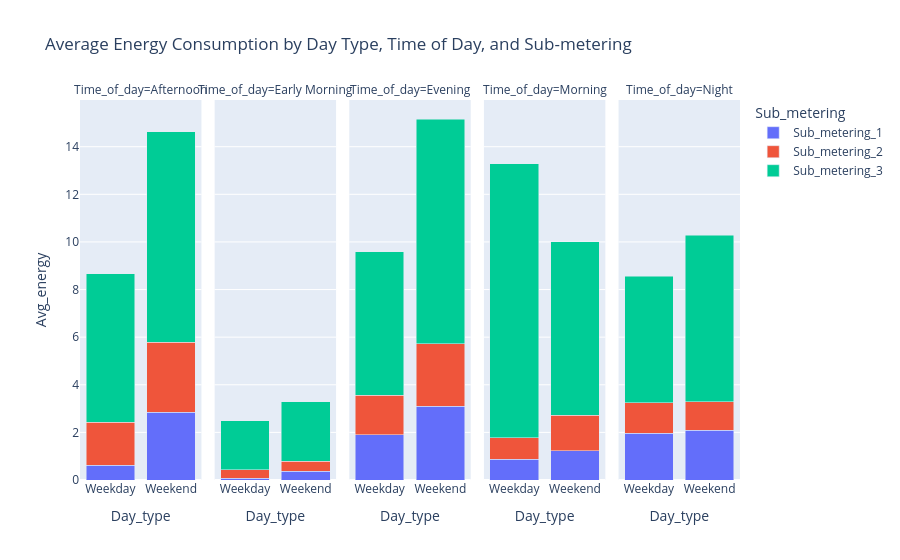

Source (notebook cell):
### Markdown cell above
Insights

Weekdays
1. Energy consumption is highest in the Evening.
2. Morning and Night also show moderate usage, while Afternoon and Early Morning are relatively low.
3. This suggests people are most active at home in the Evening after work, leading to more appliance use.

Weekends
1. Again, Evenings record the highest consumption, even higher than weekday evenings.
2. Night usage is also higher on weekends compared to weekdays — possibly due to late-night activities.
3. Afternoons are moderate, while Early Mornings remain the lowest.

### Code cell
agg_df_2 = df.groupby(['Day_type', 'Time_of_day'], as_index=False)[
    ['Sub_metering_1', 'Sub_metering_2', 'Sub_metering_3']
].mean()

sub_df = agg_df_2.melt(
    id_vars=['Day_type', 'Time_of_day'],
    value_vars=['Sub_metering_1', 'Sub_metering_2', 'Sub_metering_3'],
    var_name='Sub_metering',
    value_name='Avg_energy'
)

fig = px.bar(
    sub_df,
    x='Day_type',
    y='Avg_energy',
    color='Sub_metering',
    facet_col='Time_of_day',
    barmode='stack',
    title='Average Energy Consumption by Day Type, Time of Day, and Sub-metering'
)
fig.show()

### Figure 1 — Plotly figure (JSON) as saved in the notebook; plotly's stock layout.template omitted (floating-point values rounded to 4 significant figures)
{"data": [{"hovertemplate": "Sub_metering=Sub_metering_1<br>Time_of_day=Afternoon<br>Day_type=%{x}<br>Avg_energy=%{y}<extra></extra>", "legendgroup": "Sub_metering_1", "marker": {"color": "#636efa", "pattern": {"shape": ""}}, "name": "Sub_metering_1", "orientation": "v", "showlegend": true, "textposition": "auto", "type": "bar", "x": ["Weekday", "Weekend"], "xaxis": "x", "y": [0.6163, 2.846], "yaxis": "y"}, {"hovertemplate": "Sub_metering=Sub_metering_1<br>Time_of_day=Early Morning<br>Day_type=%{x}<br>Avg_energy=%{y}<extra></extra>", "legendgroup": "Sub_metering_1", "marker": {"color": "#636efa", "pattern": {"shape": ""}}, "name": "Sub_metering_1", "orientation": "v", "showlegend": false, "textposition": "auto", "type": "bar", "x": ["Weekday", "Weekend"], "xaxis": "x2", "y": [0.06984, 0.3594], "yaxis": "y2"}, {"hovertemplate": "Sub_metering=Sub_metering_1<br>Time_of_day=Evening<br>Day_type=%{x}<br>Avg_energy=%{y}<extra></extra>", "legendgroup": "Sub_metering_1", "marker": {"color": "#636efa", "pattern": {"shape": ""}}, "name": "Sub_metering_1", "orientation": "v", "showlegend": false, "textposition": "auto", "type": "bar", "x": ["Weekday", "Weekend"], "xaxis": "x3", "y": [1.893, 3.104], "yaxis": "y3"}, {"hovertemplate": "Sub_metering=Sub_metering_1<br>Time_of_day=Morning<br>Day_type=%{x}<br>Avg_energy=%{y}<extra></extra>", "legendgroup": "Sub_metering_1", "marker": {"color": "#636efa", "pattern": {"shape": ""}}, "name": "Sub_metering_1", "orientation": "v", "showlegend": false, "textposition": "auto", "type": "bar", "x": ["Weekday", "Weekend"], "xaxis": "x4", "y": [0.8652, 1.238], "yaxis": "y4"}, {"hovertemplate": "Sub_metering=Sub_metering_1<br>Time_of_day=Night<br>Day_type=%{x}<br>Avg_energy=%{y}<extra></extra>", "legendgroup": "Sub_metering_1", "marker": {"color": "#636efa", "pattern": {"shape": ""}}, "name": "Sub_metering_1", "orientation": "v", "showlegend": false, "textposition": "auto", "type": "bar", "x": ["Weekday", "Weekend"], "xaxis": "x5", "y": [1.963, 2.098], "yaxis": "y5"}, {"hovertemplate": "Sub_metering=Sub_metering_2<br>Time_of_day=Afternoon<br>Day_type=%{x}<br>Avg_energy=%{y}<extra></extra>", "legendgroup": "Sub_metering_2", "marker": {"color": "#EF553B", "pattern": {"shape": ""}}, "name": "Sub_metering_2", "orientation": "v", "showlegend": true, "textposition": "auto", "type": "bar", "x": ["Weekday", "Weekend"], "xaxis": "x", "y": [1.815, 2.942], "yaxis": "y"}, {"hovertemplate": "Sub_metering=Sub_metering_2<br>Time_of_day=Early Morning<br>Day_type=%{x}<br>Avg_energy=%{y}<extra></extra>", "legendgroup": "Sub_metering_2", "marker": {"color": "#EF553B", "pattern": {"shape": ""}}, "name": "Sub_metering_2", "orientation": "v", "showlegend": false, "textposition": "auto", "type": "bar", "x": ["Weekday", "Weekend"], "xaxis": "x2", "y": [0.3625, 0.4383], "yaxis": "y2"}, {"hovertemplate": "Sub_metering=Sub_metering_2<br>Time_of_day=Evening<br>Day_type=%{x}<br>Avg_energy=%{y}<extra></extra>", "legendgroup": "Sub_metering_2", "marker": {"color": "#EF553B", "pattern": {"shape": ""}}, "name": "Sub_metering_2", "orientation": "v", "showlegend": false, "textposition": "auto", "type": "bar", "x": ["Weekday", "Weekend"], "xaxis": "x3", "y": [1.667, 2.628], "yaxis": "y3"}, {"hovertemplate": "Sub_metering=Sub_metering_2<br>Time_of_day=Morning<br>Day_type=%{x}<br>Avg_energy=%{y}<extra></extra>", "legendgroup": "Sub_metering_2", "marker": {"color": "#EF553B", "pattern": {"shape": ""}}, "name": "Sub_metering_2", "orientation": "v", "showlegend": false, "textposition": "auto", "type": "bar", "x": ["Weekday", "Weekend"], "xaxis": "x4", "y": [0.9167, 1.488], "yaxis": "y4"}, {"hovertemplate": "Sub_metering=Sub_metering_2<br>Time_of_day=Night<br>Day_type=%{x}<br>Avg_energy=%{y}<extra></extra>", "legendgroup": "Sub_metering_2", "marker": {"color": "#EF553B", "pattern": {"shape": ""}}, "name": "Sub_metering_2", "orientation": "v", "showlegend": false, "textposition": "auto", "type": "bar", "x": ["Weekday", "Weekend"], "xaxis": "x5", "y": [1.284, 1.195], "yaxis": "y5"}, {"hovertemplate": "Sub_metering=Sub_metering_3<br>Time_of_day=Afternoon<br>Day_type=%{x}<br>Avg_energy=%{y}<extra></extra>", "legendgroup": "Sub_metering_3", "marker": {"color": "#00cc96", "pattern": {"shape": ""}}, "name": "Sub_metering_3", "orientation": "v", "showlegend": true, "textposition": "auto", "type": "bar", "x": ["Weekday", "Weekend"], "xaxis": "x", "y": [6.238, 8.845], "yaxis": "y"}, {"hovertemplate": "Sub_metering=Sub_metering_3<br>Time_of_day=Early Morning<br>Day_type=%{x}<br>Avg_energy=%{y}<extra></extra>", "legendgroup": "Sub_metering_3", "marker": {"color": "#00cc96", "pattern": {"shape": ""}}, "name": "Sub_metering_3", "orientation": "v", "showlegend": false, "textposition": "auto", "type": "bar", "x": ["Weekday", "Weekend"], "xaxis": "x2", "y": [2.05, 2.487], "yaxis": "y2"}, {"hovertemplate": "Sub_metering=Sub_metering_3<br>Time_of_day=Evening<br>Day_type=%{x}<br>Avg_energy=%{y}<extra></extra>", "legendgroup": "Sub_metering_3", "marker": {"color": "#00cc96", "pattern": {"shape": ""}}, "name": "Sub_metering_3", "orientation": "v", "showlegend": false, "textposition": "auto", "type": "bar", "x": ["Weekday", "Weekend"], "xaxis": "x3", "y": [6.02, 9.432], "yaxis": "y3"}, {"hovertemplate": "Sub_metering=Sub_metering_3<br>Time_of_day=Morning<br>Day_type=%{x}<br>Avg_energy=%{y}<extra></extra>", "legendgroup": "Sub_metering_3", "marker": {"color": "#00cc96", "pattern": {"shape": ""}}, "name": "Sub_metering_3", "orientation": "v", "showlegend": false, "textposition": "auto", "type": "bar", "x": ["Weekday", "Weekend"], "xaxis": "x4", "y": [11.5, 7.276], "yaxis": "y4"}, {"hovertemplate": "Sub_metering=Sub_metering_3<br>Time_of_day=Night<br>Day_type=%{x}<br>Avg_energy=%{y}<extra></extra>", "legendgroup": "Sub_metering_3", "marker": {"color": "#00cc96", "pattern": {"shape": ""}}, "name": "Sub_metering_3", "orientation": "v", "showlegend": false, "textposition": "auto", "type": "bar", "x": ["Weekday", "Weekend"], "xaxis": "x5", "y": [5.303, 6.981], "yaxis": "y5"}], "layout": {"annotations": [{"font": {}, "showarrow": false, "text": "Time_of_day=Afternoon", "x": 0.092, "xanchor": "center", "xref": "paper", "y": 1, "yanchor": "bottom", "yref": "paper"}, {"font": {}, "showarrow": false, "text": "Time_of_day=Early Morning", "x": 0.296, "xanchor": "center", "xref": "paper", "y": 1, "yanchor": "bottom", "yref": "paper"}, {"font": {}, "showarrow": false, "text": "Time_of_day=Evening", "x": 0.5, "xanchor": "center", "xref": "paper", "y": 1, "yanchor": "bottom", "yref": "paper"}, {"font": {}, "showarrow": false, "text": "Time_of_day=Morning", "x": 0.704, "xanchor": "center", "xref": "paper", "y": 1, "yanchor": "bottom", "yref": "paper"}, {"font": {}, "showarrow": false, "text": "Time_of_day=Night", "x": 0.908, "xanchor": "center", "xref": "paper", "y": 1, "yanchor": "bottom", "yref": "paper"}], "barmode": "stack", "legend": {"title": {"text": "Sub_metering"}, "tracegroupgap": 0}, "title": {"text": "Average Energy Consumption by Day Type, Time of Day, and Sub-metering"}, "xaxis": {"anchor": "y", "domain": [0, 0.184], "title": {"text": "Day_type"}}, "xaxis2": {"anchor": "y2", "domain": [0.204, 0.388], "matches": "x", "title": {"text": "Day_type"}}, "xaxis3": {"anchor": "y3", "domain": [0.408, 0.592], "matches": "x", "title": {"text": "Day_type"}}, "xaxis4": {"anchor": "y4", "domain": [0.612, 0.796], "matches": "x", "title": {"text": "Day_type"}}, "xaxis5": {"anchor": "y5", "domain": [0.816, 1], "matches": "x", "title": {"text": "Day_type"}}, "yaxis": {"anchor": "x", "domain": [0, 1], "title": {"text": "Avg_energy"}}, "yaxis2": {"anchor": "x2", "domain": [0, 1], "matches": "y", "showticklabels": false}, "yaxis3": {"anchor": "x3", "domain": [0, 1], "matches": "y", "showticklabels": false}, "yaxis4": {"anchor": "x4", "domain": [0, 1], "matches": "y", "showticklabels": false}, "yaxis5": {"anchor": "x5", "domain": [0, 1], "matches": "y", "showticklabels": false}}}
